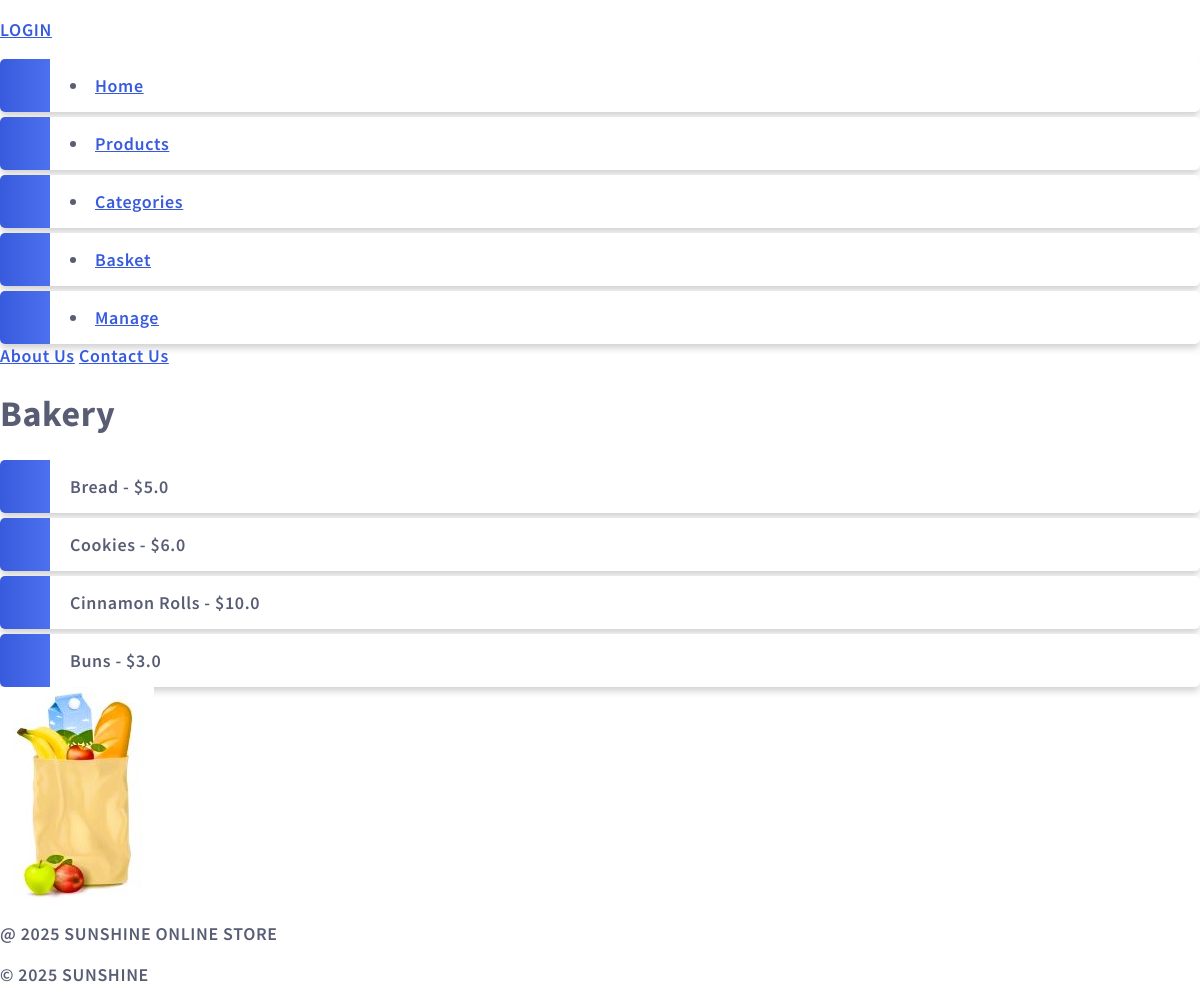
The app's page /api/category/1/ with its own data.
### backend/models.py (models this page shows, shortened)
class Category(models.Model):
    name = models.CharField(max_length=250)
    description = models.TextField()
    class Meta:
        verbose_name_plural = 'Categories'

class Product(models.Model):
    name = models.CharField(max_length=250, null=False)
    price = models.FloatField()
    description = models.TextField()
    stock = models.PositiveIntegerField()
    category = models.ForeignKey(Category, on_delete=models.CASCADE,null=True, related_name='products')

### backend/views.py (the view)
# urls.py: path('category/<int:pk>/', views.CategoryTemplateView.as_view(), name='category'),
class CategoryTemplateView(DetailView):
    model = Category
    template_name = 'category.html'
    context_object_name = 'category'

### backend/templatetags/custom_tags.py (called while the page is built)
@register.filter(name='currency')
def currency(value):
    return f"${value}"

### backend/templates/category.html (shortened to what this page needs)
{% extends 'base.html' %}
{% load static %}
{% load custom_tags %}
{% block content %}
<h1>{{ category.name }}</h1>
<ul>
    {% for product in category.products.all %}
    <li>{{ product.name|title }} - {{ product.price|currency }}</li>
    {% endfor %}
</ul>
{% endblock %}

### allstatic/myglobal.css (style rules this page uses)
body { margin:0; font: 600 18px 'Source Sans Pro', sans-serif; letter-spacing: 0.64px; color: #585d74; }
ul { list-style-type: none; padding: 0; margin: 0; }
li { background-color: #ffffff; background-image: linear-gradient(to right, #375BDC, #4D70EF); background-size: 50px 60px; background-repeat: no-repeat; cursor: pointer; transition: transform .25s; border-radius: 5px; box-shadow: 0 5px 7px -1px rgba(51, 51, 51, 0.23); padding: 15px; padding-left: 70px; margin-top: 5px; }

### records on screen
Category: name "Bakery"
Product: name "Bread", price "$5.0"
Product: name "Cookies", price "$6.0"
Product: name "Cinnamon Rolls", price "$10.0"
Product: name "Buns", price "$3.0"
